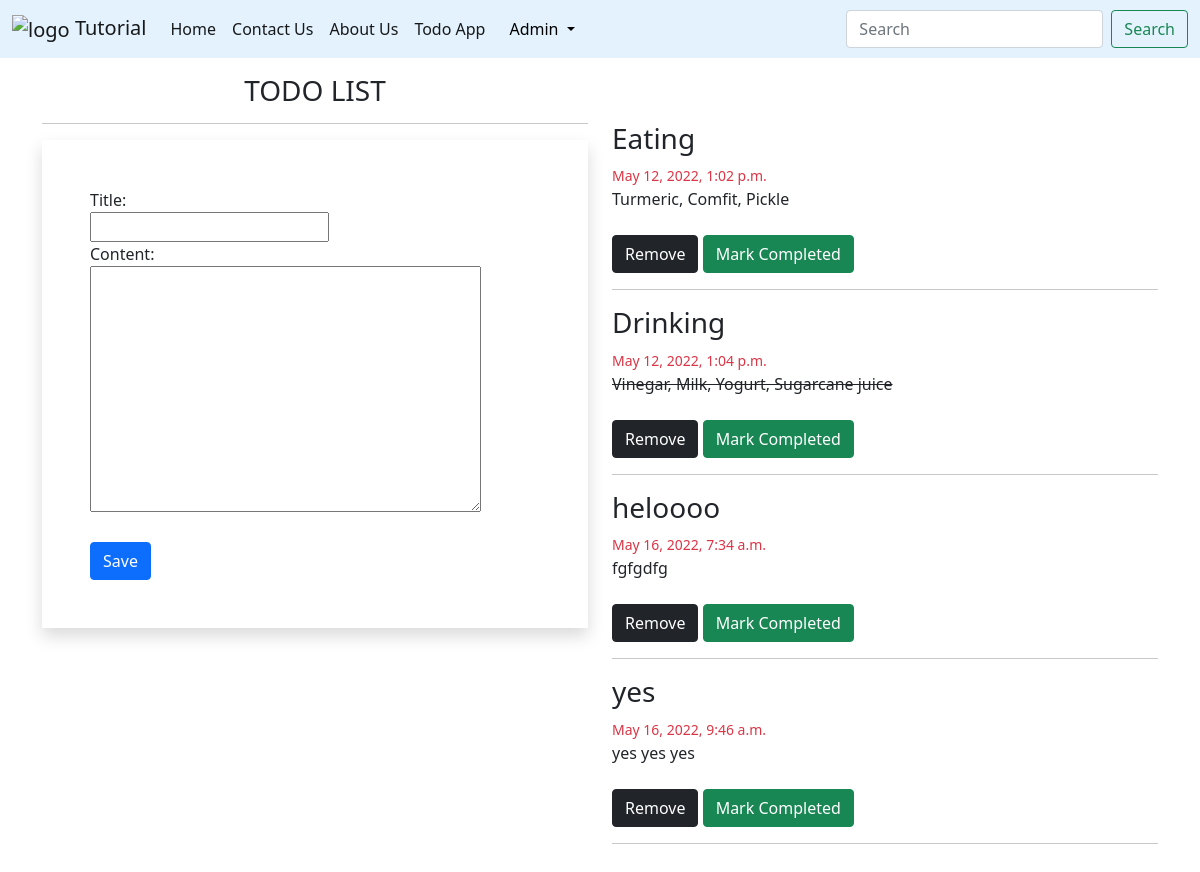
The page /todo/ (signed in) on the database as committed earlier.
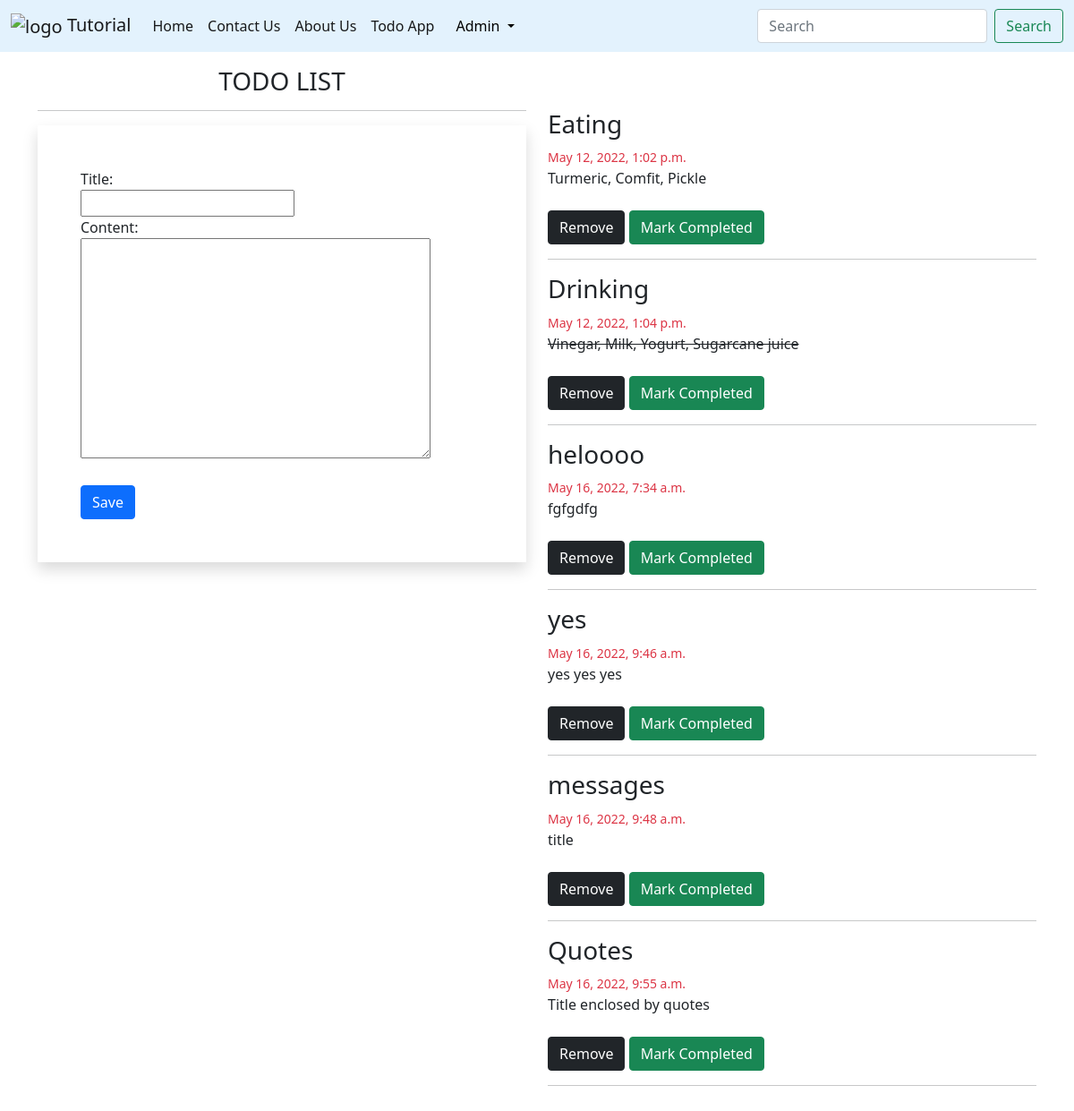
The same page on the database as committed later.
### tutorial/models.py (models this page shows, shortened)
class ToDo(models.Model):
    user = models.ForeignKey(
        User, on_delete=models.CASCADE, null=True, blank=True)
    title = models.CharField(max_length=30)
    content = models.TextField(max_length=1000)
    published_date = models.DateTimeField(default=timezone.now)
    completed = models.BooleanField(default=False)

### tutorial/views.py (the view, shortened to what this page needs)
# urls.py: path('todo/', todo_app, name='todo-app'),
@login_required(login_url='/login/')
def todo_app(request):
    item_list = ToDo.objects.filter(user=request.user)
    if request.user.is_authenticated:
        form = TodoForm()
        return render(request, 'todo.html', {
            "forms": form,
            "list": item_list,
            "title": "TODO LIST",
        })

### tutorial/forms.py
class TodoForm(forms.ModelForm):
    class Meta:
        model = ToDo
        fields = ['title', 'content']

### tutorial/templates/todo.html (shortened to what this page needs)
{% extends 'base.html' %} {% load static %}  {% block content %}
<div class="container">
    <div class="row my-3">
        <div class=" col-sm-6 ">
            <h3 class="text-center">{{title}}</h3>
            <hr>
            <form action="" method="post" novalidate class="shadow p-5">
                {% for fm in forms %}
                <div class="form-group">
                    {{fm.label_tag}}
                    <br>{{fm}}
                    <small class="text-danger">{{fm.errors|striptags}}</small><br>
                </div>
                {% endfor %}
                <input type="submit" value="Save" class="btn btn-primary mt-4"> <br>
            </form>
        </div>
    </div>
    <div class="col-sm-6 my-5" style="float: right;">
        {% for l in list %}
        <h3>{{l.title}}</h3>
        <small class="text-danger">{{l.published_date}}</small><br>
        {% if l.completed %}
            <strike><span>{{l.content}}</span></strike>
        {% else %}
            <span>{{l.content}}</span>
        {% endif %}
        <br><br>
        <a href="{% url 'del-todo' l.id %}"><button type="button" class="btn btn-dark">Remove</button></a>
        <a href="{% url 'mark-completed' l.id %}"><button type="button" class="btn btn-success">Mark Completed</button></a>
        <hr>
        {% endfor %}
    </div>
</div>
{% endblock content %}

### tutorial/templates/base.html (shortened to what this page needs)
<!DOCTYPE html>
<html lang="en">
{% load static %}
<head>
    <link href="https://cdn.jsdelivr.net/npm/bootstrap@5.1.3/dist/css/bootstrap.min.css" rel="stylesheet">
</head>
<body>
    {% include 'navbar.html' %}
    {% block content %}{% endblock content %}
</body><script src="https://cdn.jsdelivr.net/npm/@popperjs/core@2.10.2/dist/umd/popper.min.js"></script>
</html>

### tutorial/templates/navbar.html (shortened to what this page needs)
{% load static %}
<nav class="navbar navbar-expand-lg navbar-light" style="background-color: #e3f2fd;">
    <div class="container-fluid">
      <a class="navbar-brand" href="{% url 'home' %}"> <img src="{% static 'img/logo.png' %}" alt="logo" height="50px" width="50px"/> Tutorial</a>
      <div class="collapse navbar-collapse" id="navbarSupportedContent">
        <ul class="navbar-nav me-auto mb-2 mb-lg-0">
          <li class="nav-item">
            <a class="nav-link active" aria-current="page" href="{% url 'home' %}">Home</a>
          </li>
          <li class="nav-item">
            <a class="nav-link active" href={% url 'contact-us' %}>Contact Us</a>
          </li>
          <li class="nav-item">
            <a class="nav-link active" href = {% url 'about-us' %} >About Us</a>
          </li>
          <li class="nav-item">
            <a class="nav-link active" href = {% url 'todo-app' %} >Todo App</a>
          </li>
          <li class="nav-item">
            <ul class="navbar-nav me-auto mb-2 mb-lg-0">
              {% if request.user.is_authenticated %}
              <li class="nav-item dropdown mx-2">
                <a class="nav-link dropdown-toggle text-black" href="#" id="profileDropdown" role="button"
                  data-bs-toggle="dropdown" aria-expanded="false">
                  {% if user.first_name or user.last_name %}
                  {{user.first_name|capfirst}} {{user.last_name|capfirst}}
                  {% else %}
                  {{user.username|capfirst}}
                  {% endif %}
                </a>
              </li>
              {%endif%}
            </ul>
          </li>
        </ul>
        <form class="d-flex">
          <input class="form-control me-2" type="search" placeholder="Search" aria-label="Search">
          <button class="btn btn-outline-success" type="submit">Search</button>
        </form>
      </div>
    </div>
  </nav>

Rows that differ between the two databases and show on the page:
added ToDo: title "messages", published_date "May 16, 2022, 9:48 a.m.", content "title"
added ToDo: title "Quotes", published_date "May 16, 2022, 9:55 a.m.", content "Title enclosed by quotes"
